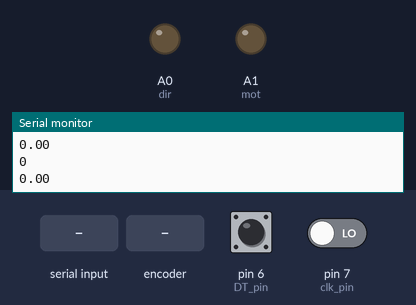
The sketch below on a simulated Arduino Uno, built with avr-gcc and run on an emulated ATmega328P. On the bench: output pins drawn as LEDs (lit = HIGH), the last lines printed to the serial monitor. Inputs (shaded band) come from the test bench; at power-on: pin 6 (DT_pin) HIGH, pin 7 (clk_pin) LOW.

Above: at 1.2 s.
1.3 s: "90,45\n" received over Serial
At 1.9 s:
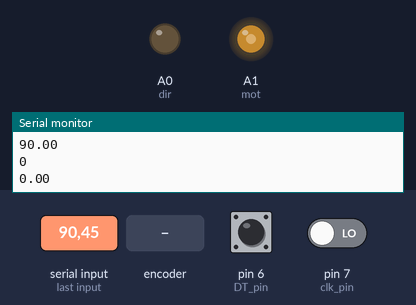
3.6 s: rotary encoder on pin 7 (clk_pin) / pin 6 (DT_pin) turned 3 steps (first pin leading)
At 4.9 s:
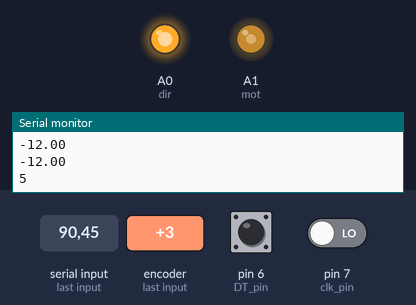
5.7 s: "30,150\n" received over Serial
At 6.8 s:
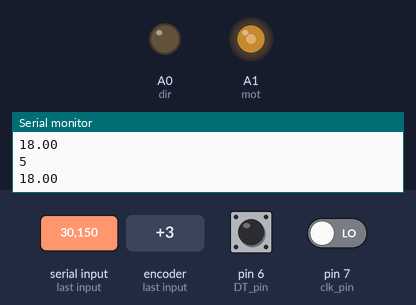
7.2 s: "1\n" received over Serial
At 7.6 s:
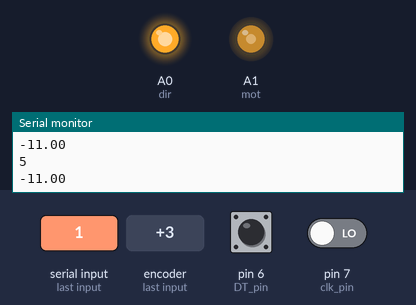
8.7 s: rotary encoder on pin 7 (clk_pin) / pin 6 (DT_pin) turned 2 steps (second pin leading)
At 10.0 s:
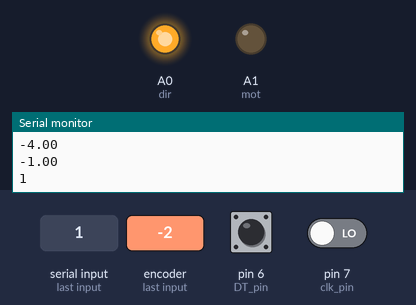
Timing chart, 0 to 11.6 s (numbered marks = the images above; inputs shaded):
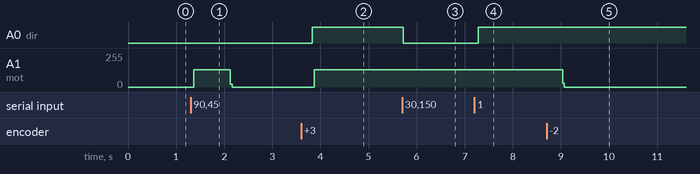

The sketch:

PID_Controller_Incrimental_Encoder.ino
```cpp
#define FULL_ROT 19*200
#define dir A0
#define mot A1
#define clk_pin 7
#define DT_pin 6
#define degStep FULL_ROT/360
#include <Servo.h>
#include <math.h>
#include <PinChangeInterrupt.h>

void biStep(int dirPin,int motPin,int dir, int steps);

Servo gripper;
Servo base ;

int test = 0;
int timer2 =400;
volatile int CLK = 0;
volatile int DT= 0;
int prevState =0;
volatile int counter = 0;
int direction =0;
int position =0;
int degSteps = 0;
int degCounter = 0;
int pos =0;
int mot_steps = 0;
int startTime = 0;
int endTime = 0;
volatile double dt = 0;
double Ki = 0.1;
double Kp =1;
double Kd = 0.01;

double error= 0;
double prevError =0;
double P =0;
double I = 0;
double D = 0;

double control = 0;

void setup() {
  Serial.begin(9600);
  pinMode(clk_pin,INPUT);
  pinMode(DT_pin,INPUT);
  pinMode(dir,OUTPUT);
  pinMode(mot,OUTPUT);

  attachPinChangeInterrupt(digitalPinToPCINT(clk_pin),ISR_1,CHANGE);
  prevState = digitalRead(7);

}

void ISR_1(){
  startTime = micros();
  CLK = digitalRead(clk_pin);
  DT = digitalRead(DT_pin);
  if(CLK != prevState){
    if(DT == CLK){
      counter--;
    }else{
      counter++;
    }
  }
  prevState = CLK;
  endTime = micros();
  dt = (endTime-startTime);
}


void loop() {
  //biStep(dir,mot,1,10);
  if(Serial.available() > 0){
    pos = Serial.parseInt();
     while (Serial.available() > 0) {
        Serial.read();
    }
  }

  dt = dt*0.000001;
  mot_steps =map(pos,0,360,0,FULL_ROT);
  degCounter = map(counter,0,139,0,360);
  error = pos - degCounter;
  P = error*Kp;
  I += Ki*error*dt;
  D = Kd*(error-prevError)/dt;

  Serial.println(error);
  Serial.println(counter);
  Serial.println(control);

  if(abs(error) > 2){
    control = P + I ;
    if(abs(error) <3){
      control = P + I + D;
    }
    if(control > 0){
      biStep(dir,mot,-1,ceil(control*degStep));
    }else if(control < 0){
      biStep(dir,mot,1,ceil(control*degStep));
    }else{
      biStep(dir,mot,1,0);
    }
  }


}


void biStep(int dirPin,int motPin,int dir, int steps){
  if(steps < 0){
    steps = -1*steps;
  }
  if(dir == 1){
    digitalWrite(dirPin,HIGH);
  }else if(dir == -1){
    digitalWrite(dirPin,LOW);
  }
  for(int i =0;i<=steps;i++){
  digitalWrite(motPin,HIGH);
  delayMicroseconds(timer2);
  digitalWrite(motPin,LOW);
  delayMicroseconds(timer2);
 }
 return;
}
```

Measured:
- after the input at 1.3 s, A1 (mot): 0/255 → 128/255 after 0.06 s, → 0/255 0.76 s later
- after the input at 3.6 s, A0 (dir): LOW → HIGH after 0.23 s; A1 (mot): 0/255 → 128/255 after 0.27 s
- after the input at 5.7 s, A0 (dir): HIGH → LOW at once
- after the input at 7.2 s, A0 (dir): LOW → HIGH after 0.08 s
- after the input at 8.7 s, A1 (mot): 128/255 → 0/255 after 0.33 s
